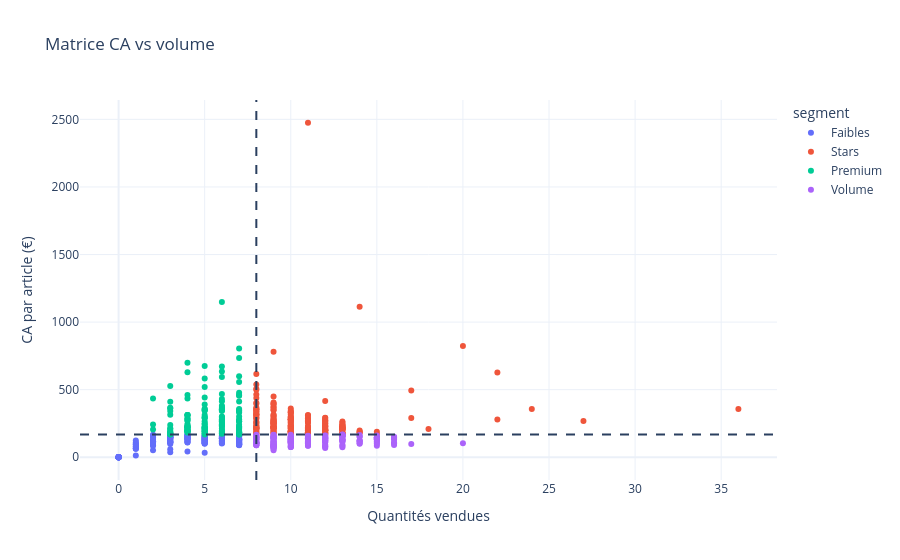

The notebook cell saved with this chart:
### Code cell
fig = px.scatter(
    df_matrix,
    x="total_sales",
    y="ca_par_article",
    color="segment",
    hover_data=["post_title", "price"],
    title="Matrice CA vs volume"
)

# Lignes de séparation
fig.add_vline(x=x_median, line_dash="dash")
fig.add_hline(y=y_median, line_dash="dash")

# Noms des quadrants
x_max = df_matrix["total_sales"].max()
y_max = df_matrix["ca_par_article"].max()


fig.update_layout(
    xaxis_title="Quantités vendues",
    yaxis_title="CA par article (€)",
    template="plotly_white"
)

fig.show()

### Figure 1 — Plotly figure (JSON) as saved in the notebook; plotly's stock layout.template omitted (floating-point values rounded to 4 significant figures; data arrays with more than 128 entries replaced by an {"elided": "..."} marker saying what was removed)
{"data": [{"customdata": {"elided": "174x2 mixed values"}, "hovertemplate": "segment=Faibles<br>total_sales=%{x}<br>ca_par_article=%{y}<br>post_title=%{customdata[0]}<br>price=%{customdata[1]}<extra></extra>", "legendgroup": "Faibles", "marker": {"color": "#636efa", "symbol": "circle"}, "mode": "markers", "name": "Faibles", "orientation": "v", "showlegend": true, "type": "scatter", "x": {"elided": "174 int values"}, "xaxis": "x", "y": {"elided": "174 float values"}, "yaxis": "y"}, {"customdata": {"elided": "207x2 mixed values"}, "hovertemplate": "segment=Stars<br>total_sales=%{x}<br>ca_par_article=%{y}<br>post_title=%{customdata[0]}<br>price=%{customdata[1]}<extra></extra>", "legendgroup": "Stars", "marker": {"color": "#EF553B", "symbol": "circle"}, "mode": "markers", "name": "Stars", "orientation": "v", "showlegend": true, "type": "scatter", "x": {"elided": "207 int values"}, "xaxis": "x", "y": {"elided": "207 float values"}, "yaxis": "y"}, {"customdata": {"elided": "149x2 mixed values"}, "hovertemplate": "segment=Premium<br>total_sales=%{x}<br>ca_par_article=%{y}<br>post_title=%{customdata[0]}<br>price=%{customdata[1]}<extra></extra>", "legendgroup": "Premium", "marker": {"color": "#00cc96", "symbol": "circle"}, "mode": "markers", "name": "Premium", "orientation": "v", "showlegend": true, "type": "scatter", "x": {"elided": "149 int values"}, "xaxis": "x", "y": {"elided": "149 float values"}, "yaxis": "y"}, {"customdata": {"elided": "180x2 mixed values"}, "hovertemplate": "segment=Volume<br>total_sales=%{x}<br>ca_par_article=%{y}<br>post_title=%{customdata[0]}<br>price=%{customdata[1]}<extra></extra>", "legendgroup": "Volume", "marker": {"color": "#ab63fa", "symbol": "circle"}, "mode": "markers", "name": "Volume", "orientation": "v", "showlegend": true, "type": "scatter", "x": {"elided": "180 int values"}, "xaxis": "x", "y": {"elided": "180 float values"}, "yaxis": "y"}], "layout": {"legend": {"title": {"text": "segment"}, "tracegroupgap": 0}, "shapes": [{"line": {"dash": "dash"}, "type": "line", "x0": 8, "x1": 8, "xref": "x", "y0": 0, "y1": 1, "yref": "y domain"}, {"line": {"dash": "dash"}, "type": "line", "x0": 0, "x1": 1, "xref": "x domain", "y0": 168, "y1": 168, "yref": "y"}], "title": {"text": "Matrice CA vs volume"}, "xaxis": {"anchor": "y", "domain": [0, 1], "title": {"text": "Quantités vendues"}}, "yaxis": {"anchor": "x", "domain": [0, 1], "title": {"text": "CA par article (€)"}}}}
